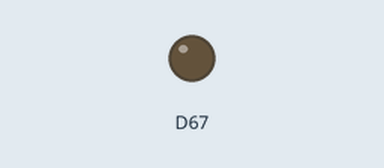
The sketch below on a simulated Arduino Due. Shown: output pins drawn as LEDs (lit = HIGH).

Above: at 0.15 s.
At 5.86 s:
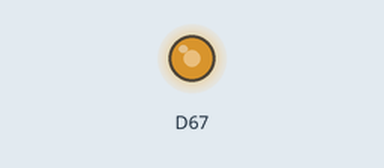
Timing chart, 0 to 5.8 s (numbered marks = the images above):
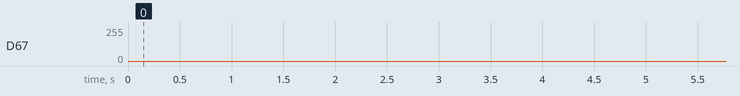

The sketch:

Sawtooth10Hz.ino
```cpp
int i = 0;
void setup() {
  analogWriteResolution(12);
}

static int saw[] = {
    0x11, 0x44, 0x66, 0x88, 0xaa, 0xcc, 0xee, 0x110, 0x132, 0x154,
    0x176, 0x198, 0x1ba, 0x1dc, 0x1fe, 0x220, 0x242, 0x264, 0x286, 0x2a8,
    0x2ca, 0x2ec, 0x30e, 0x330, 0x352, 0x374, 0x396, 0x3b8, 0x3da, 0x3fc,
    0x41e, 0x440, 0x462, 0x484, 0x4a6, 0x4c8, 0x4ea, 0x50c, 0x52e, 0x550,
    0x572, 0x594, 0x5b6, 0x5d8, 0x5fa, 0x61c, 0x63e, 0x660, 0x682, 0x6a4,
    0x6c6, 0x6e8, 0x70a, 0x72c, 0x74e, 0x770, 0x792, 0x7b4, 0x7d6, 0x7f8,
    0x81a, 0x83c, 0x85e, 0x880, 0x8a2, 0x8c4, 0x8e6, 0x908, 0x92a, 0x94c,
    0x96e, 0x990, 0x9b2, 0x9d4, 0x9f6, 0xa18, 0xa3a, 0xa5c, 0xa7e, 0xaa0,
    0xac2, 0xae4, 0xb06, 0xb28, 0xb4a, 0xb6c, 0xb8e, 0xbb0, 0xbd2, 0xbf4,
    0xc16, 0xc38, 0xc5a, 0xc7c, 0xc9e, 0xcc0, 0xce2, 0xd04, 0xd26, 0xd48,
    0xd6a, 0xd8c, 0xdae, 0xdd0, 0xdf2, 0xe14, 0xe36, 0xe58, 0xe7a, 0xe9c,
    0xebe, 0xee0, 0xf02, 0xf24, 0xf46, 0xf68, 0xf8a, 0xfac, 0xfce, 0xfff

};

void loop() {
  analogWrite(DAC1, saw[i]);
  i++;
  if(i == 120)
    i = 0;
   delayMicroseconds(700);
}
```
